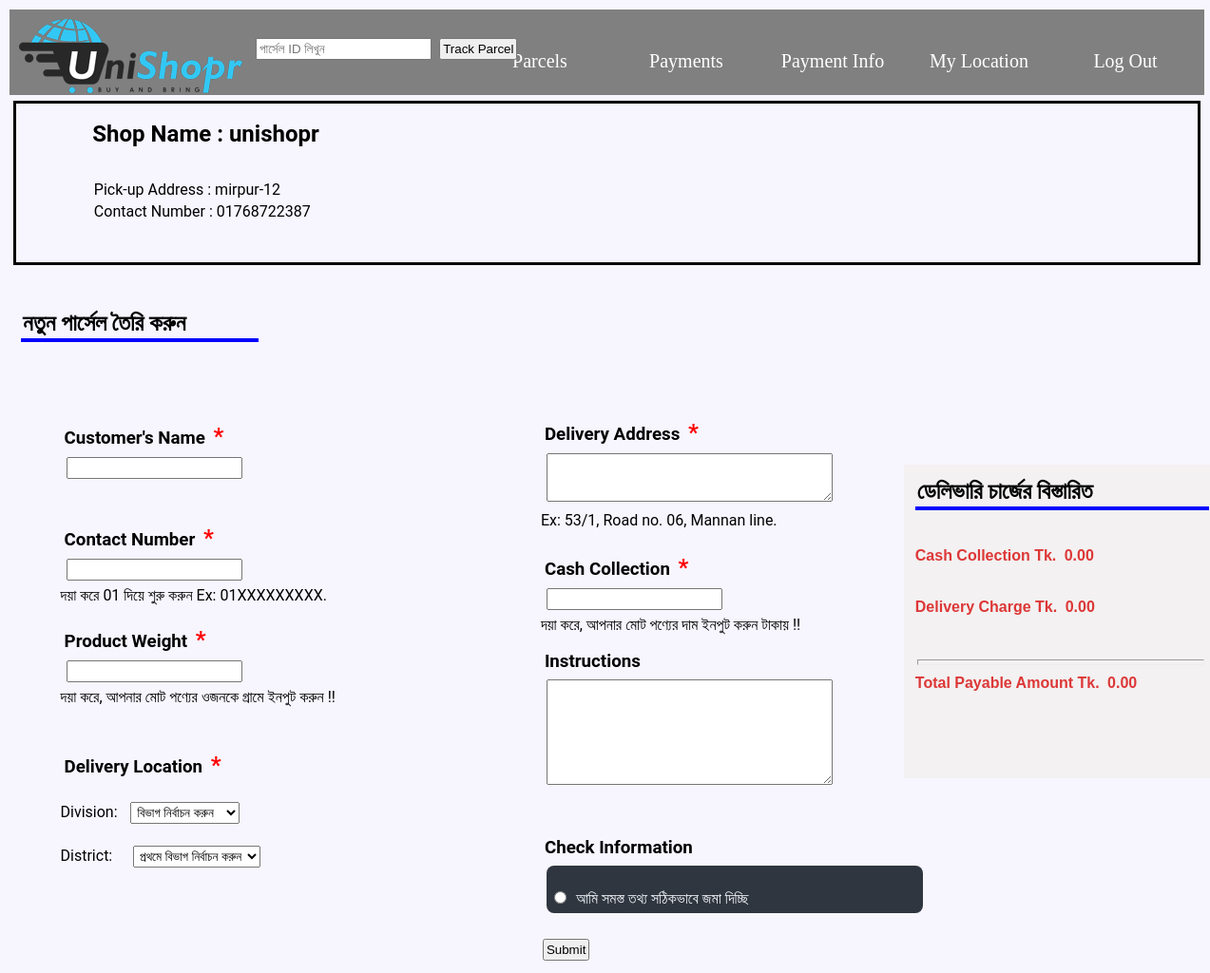
The page /Internship/parcel.php (signed in) on the database its author committed.
### tables this page shows
CREATE TABLE `my_location` (
  `ID` varchar(15) NOT NULL,
  `Shop_name` varchar(100) NOT NULL,
  `Pick_up_address` text NOT NULL,
  `Phone_num` varchar(11) DEFAULT NULL,
  `select_address` varchar(15) DEFAULT NULL
);

### Internship/parcel.php (the view, shortened to what this page needs)
<?php
$conn=OpenCon();
$mail=$_SESSION['email'];
$sql1="select Name,ID from customer where email='$mail'";
$result1 = mysqli_query($conn,$sql1);
     if(mysqli_num_rows($result1)>0){
     while ($row1 = mysqli_fetch_assoc($result1)) {
		 $id=$row1['ID'];
	 }
	 }
?>
<!DOCTYPE html>
<html>
<head>
	<link rel="stylesheet" type="text/css" href="css/parcel_style.css">
	<link rel="stylesheet" type="text/css" href="css/all.css">
</head>
<body>
	<div id="header">
    <div id="logo">
      <img src="images/logo.PNG">
    </div>
    <ul id="navbar" style="border-style: none;">
    	<li> <a href="log_out.php">Log Out</a></li>
    	<li> <a href= "my_location.php"> My Location </a> </li>
    <li> <a href= "my_payment.php"> Payment Info </a> </li>
    <li> <a href="payments.php"> Payments</a></li>
     <li> <a href= "orders.php"> Parcels </a> </li>
    </ul>
    <div class="form" >
      <div class="search" >
            <input type="text" id="track"  name="track" placeholder="পার্সেল ID লিখুন" size="20">
          <input type="submit" id="search" name="search" value="Track Parcel">
      </div>
  </div><br><br><br><br><br><br>
  </div>
	<?php
$sql2="select * from my_location where ID='$id' and select_address='Selected'";
	 $result2 = mysqli_query($conn,$sql2);
     if(mysqli_num_rows($result2)>0){
     while ($row2 = mysqli_fetch_assoc($result2)) {
     $shop_name=$row2['Shop_name'];
     $pickup_address=$row2['Pick_up_address'];
     $phone_num=$row2['Phone_num'];
     ?>
<div class="column" id="column">
		<div class="section2" style="border-style: solid; width: 100%;">
		<section>
			<h2><font color= "black"; style= "text-align: left; margin-left: 5%; font-size: 100%;" > <?php echo "Shop Name : $shop_name"; ?> </font> </h2> <br><p style= "margin-left: 6%;" ><?php echo "Pick-up Address : $pickup_address"; ?></p>
			<font color= "black"; style= "margin-left: 6%;" ><?php echo "Contact Number : $phone_num"; ?></font><br><br>
			<br>
		</section></div>
	</div>
	<?php
	}}
		 ?>
		<div class="cont" id="cont">
			<h2 style="border-bottom: 4px solid blue; width: 20%; margin-top: 3%; ">নতুন পার্সেল তৈরি করুন</h2>
			<div class= "container" id="container" style="margin-top: 3%; margin-left: -5%;">
				<ol><li>
					<form id="insert" action="create_parcel.php" method="post" >
				<h3>Customer's Name <font color= "red" size="5"> * </font></h3>
						<div class= "option">
							<input
							type= "box"
							class= "box"
							id="name"
							name= "name" required
							/>
						</div>
					<br><br>
				<h3> Contact Number <font color= "red" size="5"> * </font></h3>
						<div class= "option">
							<input
							type= "box"
							class= "box"
							id="contact_number" pattern="[0]{1}[1]{1}[0-9]{9}"
							name= "contact_number" required
							/>
						</div>দয়া করে 01 দিয়ে শুরু করুন Ex: 01XXXXXXXXX.
					<br><br>
				<h3> Product Weight <font color= "red" size="5"> * </font></h3>
						<div class= "option">
							<input
							type= "box"
							class= "box"
							id="amount"
							name= "amount"
							oninput="p_amount()" required
							/>
					</div>দয়া করে, আপনার মোট পণ্যের ওজনকে গ্রামে ইনপুট করুন !!
				<h3> <br><br>Delivery Location <font color= "red" size="5"> * </font></h3>
				<br>Division: &nbsp;
		<select id="division" name="division" oninput="p_amount()" required >
		<option value="">বিভাগ নির্বাচন করুন</option>
        </select><br><br>
        District: &nbsp;&nbsp;&nbsp;
        <select id="district" name="district">
        <option value="">প্রথমে বিভাগ নির্বাচন করুন</option>
    </select>
    </li></ol>
				<ol><li>
				<h3> Delivery Address <font color= "red" size="5"> * </font></h3>
						<div class= "option">
							<textarea
							type= "box"
							class= "box"
							id="d_address"
							name= "d_address" rows="3" cols="35" required
							/></textarea>
					</div>Ex: 53/1, Road no. 06, Mannan line.
				<h3><br> Cash Collection <font color= "red" size="5"> * </font></h3>
						<div class= "option">
							<input
							type= "box"
							class= "box"
							id="payment_amount"
							name= "payment_amount"
							oninput="payment()" required
							/>
						</div>
					দয়া করে, আপনার মোট পণ্যের দাম ইনপুট করুন টাকায় !!
					<br>
<div class="container1" style="margin-left: 30%;">
<h2 style="border-bottom: 4px solid blue; width: 95%;">ডেলিভারি চার্জের বিস্তারিত</h2>	<br>
<h5 >Cash Collection    Tk. <span id="pay">0.00</span></p>
<br>
<h5> Delivery Charge    Tk. <span id="pro">0.00</span></p> <br>
<hr >
<h5 >Total Payable Amount    Tk. <span id="total">0.00</span></p>
				</div>
				</li></ol>
				<ol><li>
				<h3> Instructions </h3>
						<div class= "option">
							<textarea
							type= "box"
							class= "box"
							id="instructions"
							name= "instructions" rows="7" cols="35"
							/></textarea>
											</div>
					<br>
				<h3><br> Check Information </h3>
					<div class="select-box">
					<div class= "options-container active">
						<div class= "options">
							<br><input
							type= "radio"
							class= "radio"
							id="submit"
							name= "submit" required
							/>
							<label for= "check"> আমি সমস্ত তথ্য সঠিকভাবে জমা দিচ্ছি </label>
						</div>
					</div>
					</div>
					<br><input type="submit" class="submit" name="submit" value="Submit">
				</li>
			</ol>
</div>
</div>
</body>
</html>

### Internship/css/parcel_style.css (style rules this page uses)
* { margin: 2px; padding: 2px; box-sizing: border-box; }
body { font-family: "Roboto", sans-serif; background: #f7f6ff; }
h2 { margin: 10px; }
ol { float: left; list-style-type: none; }
ol li { color: #000; padding: 1px 100px; transition: 0.4s ease; }
.container { margin-top: 150px; padding: 32px 4px; float: left-side; }
.select-box { display: flex; width: 400px; flex-direction: column; }
.select-box .options-container { background: #2f3640; color: #f5f6fa; max-height:1; width: 100%; opacity: 0; transition: all 0.6s; border-radius: 8px; overflow: hidden; order: 1; }
.select-box .options-container.active { max-height: 240px; opacity: 1; overflow-y: scroll; }
.select-box label { cursor: pointer; }
.container1 { position:absolute; margin-top: -14%; margin-left: 35%; background: rgb(243, 241, 241); width: 330px; height: 330px; }
.container1 h5 { margin: 10px; padding:0; font-family: sans-serif; font-size: 100%; color:rgb(221, 55, 55); }

### Internship/css/all.css (style rules this page uses)
#header { width:100%; bottom: 100%;overflow: hidden; height: 90px; justify-content:top; background: gray; }
#navbar { width:1000px; height: 80px; float:right; }
#navbar>li { width:150px;list-style:none;float:right; }
li>a { display: block;color:white ;line-height: 80px; text-align: center;font-family: cursive; font-size:20px; text-decoration:none }
#logo { width: 200px;height: 80px; float: left; }
.search { float: left; margin-left: 20%; margin-top: -60px; font-family: 'Nunito', sans-serif; }

### rows shown on the page
my_location: Shop_name "unishopr", Pick_up_address "mirpur-12", Phone_num "01768722387"
